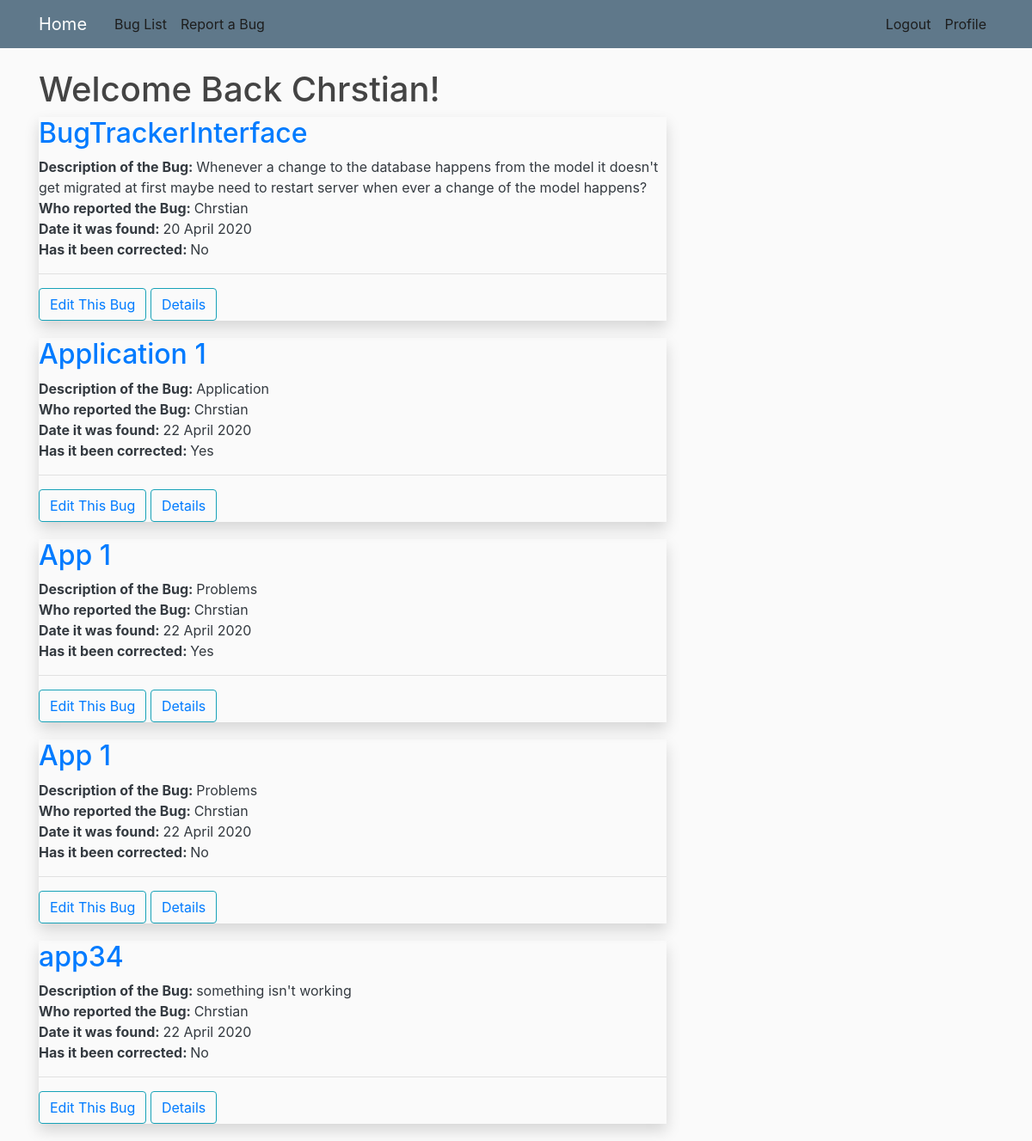
Screenshot of /profile/ (signed in) with the database file from the repository.
### bugTrackerInterface/models.py (models this page shows, shortened)
class Bug(models.Model):
    application = models.CharField(max_length=150)
    description = models.TextField()
    snippet = models.CharField(max_length=100, default='No Snippet Available')
    datePosted = models.DateTimeField(default=timezone.now)
    finished = models.BooleanField(default=False)
    addedBy = models.ForeignKey(User, on_delete=models.CASCADE)

### users/views.py (the view)
# urls.py: path('profile/', user_views.profile, name='profile'),
@login_required
def profile(request):
    context = {'bugs':  Bug.objects.all(),}
    return render(request, 'users/profile.html', context)

### users/templates/users/profile.html
{% extends "bugTrackerInterface/base.html" %}
{% block content %}
    <h1>Welcome Back {{user.first_name}}!</h1>
    {% for bug in bugs %} {% if bug.addedBy.first_name == user.first_name %}
    <div class="container-* shadow bugListItem">
        <h2><a href="{% url 'bug-detail' bug.id %}">{{bug.application}}</a></h2>
        <p class="text-dark">
            <strong>Description of the Bug: </strong>{{bug.description}}<br>
            <strong>Who reported the Bug: </strong>{{bug.addedBy.first_name }}<br>
            <strong>Date it was found: </strong>{{bug.datePosted|date:"d F Y"}}<br>
            <strong>Has it been corrected: </strong>
            {% if bug.finished %}
            Yes
            {%else%}
            No
            {%endif%}<hr>
            <button class="btn btn-outline-info"><a href="{% url 'bug-update' bug.id %}">Edit This Bug</a></button>
            <button class="btn btn-outline-info"><a href="{% url 'bug-detail' bug.id %}">Details</a></button>
        </p>
    </div>
{% endif %} {% endfor %} {% endblock content %}

### bugTrackerInterface/static/blog/style.css (style rules this page uses)
body { background: #fafafa; color: #3333; margin-top: 5rem; }
h1, h2, h3, h4, h5, h6 { color: #444444; }
.bugListItem { margin-bottom: 20px; }

### rows the page displays
Bug: application "BugTrackerInterface", description "Whenever a change to the database happens from the model it doesn't get migrated at first maybe need to restart server when ever a change of the model happens?", addedBy.first_name "Chrstian", datePosted "20 April 2020", finished "No"
Bug: application "Application 1", description "Application", addedBy.first_name "Chrstian", datePosted "22 April 2020", finished "Yes"
Bug: application "App 1", description "Problems", addedBy.first_name "Chrstian", datePosted "22 April 2020", finished "Yes"
Bug: application "App 1", description "Problems", addedBy.first_name "Chrstian", datePosted "22 April 2020", finished "No"
Bug: application "app34", description "something isn't working", addedBy.first_name "Chrstian", datePosted "22 April 2020", finished "No"

### other values shown
{{ user.first_name }} "Chrstian"
